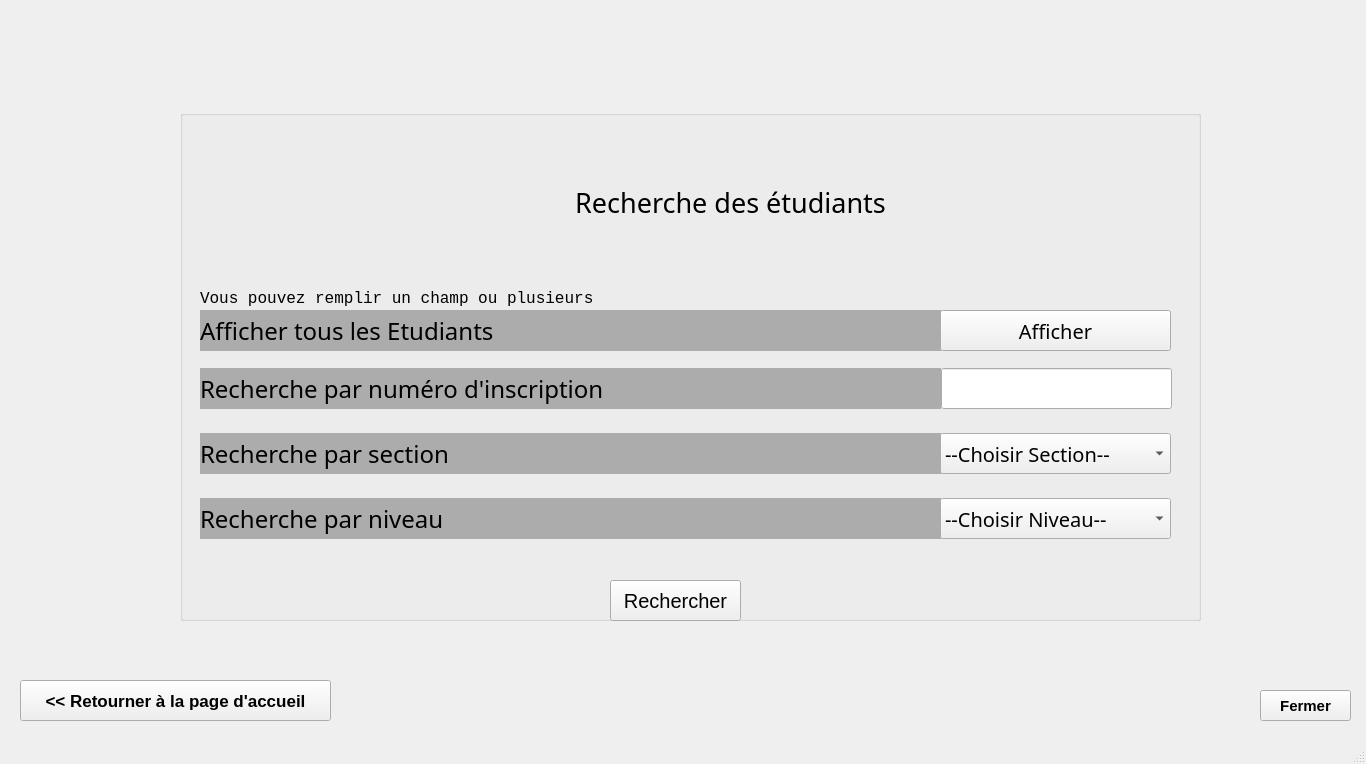
<?xml version="1.0" encoding="UTF-8"?>
<ui version="4.0">
 <class>MainWindow</class>
 <widget class="QMainWindow" name="MainWindow">
  <property name="geometry">
   <rect>
    <x>0</x>
    <y>0</y>
    <width>1366</width>
    <height>764</height>
   </rect>
  </property>
  <property name="windowTitle">
   <string>RechercherEtudiant</string>
  </property>
  <widget class="QWidget" name="centralwidget">
   <widget class="QPushButton" name="img2_2">
    <property name="geometry">
     <rect>
      <x>150</x>
      <y>640</y>
      <width>41</width>
      <height>41</height>
     </rect>
    </property>
    <property name="text">
     <string/>
    </property>
    <property name="icon">
     <iconset>
      <normaloff>:/icons/img/home.png</normaloff>:/icons/img/home.png</iconset>
    </property>
    <property name="iconSize">
     <size>
      <width>35</width>
      <height>45</height>
     </size>
    </property>
    <property name="flat">
     <bool>true</bool>
    </property>
   </widget>
   <widget class="QLabel" name="label">
    <property name="geometry">
     <rect>
      <x>0</x>
      <y>0</y>
      <width>1366</width>
      <height>768</height>
     </rect>
    </property>
    <property name="text">
     <string/>
    </property>
    <property name="pixmap">
     <pixmap>Ressources/img/Background.jpg</pixmap>
    </property>
    <property name="scaledContents">
     <bool>true</bool>
    </property>
   </widget>
   <widget class="QPushButton" name="ISIMM">
    <property name="geometry">
     <rect>
      <x>10</x>
      <y>0</y>
      <width>91</width>
      <height>81</height>
     </rect>
    </property>
    <property name="text">
     <string/>
    </property>
    <property name="icon">
     <iconset>
      <normaloff>Ressources/img/isimm.png</normaloff>Ressources/img/isimm.png</iconset>
    </property>
    <property name="iconSize">
     <size>
      <width>84</width>
      <height>72</height>
     </size>
    </property>
    <property name="flat">
     <bool>true</bool>
    </property>
   </widget>
   <widget class="QGroupBox" name="groupBox">
    <property name="geometry">
     <rect>
      <x>180</x>
      <y>110</y>
      <width>1021</width>
      <height>511</height>
     </rect>
    </property>
    <property name="title">
     <string/>
    </property>
    <property name="flat">
     <bool>true</bool>
    </property>
    <widget class="QLabel" name="LbRechSection">
     <property name="geometry">
      <rect>
       <x>20</x>
       <y>323</y>
       <width>741</width>
       <height>41</height>
      </rect>
     </property>
     <property name="font">
      <font>
       <family>Century Gothic</family>
       <pointsize>18</pointsize>
      </font>
     </property>
     <property name="styleSheet">
      <string notr="true">background-color: rgb(172, 172, 172);</string>
     </property>
     <property name="text">
      <string>Recherche par section</string>
     </property>
    </widget>
    <widget class="QLabel" name="LbRechNumInscrip">
     <property name="geometry">
      <rect>
       <x>20</x>
       <y>258</y>
       <width>741</width>
       <height>41</height>
      </rect>
     </property>
     <property name="font">
      <font>
       <family>Century Gothic</family>
       <pointsize>18</pointsize>
      </font>
     </property>
     <property name="styleSheet">
      <string notr="true">background-color: rgb(172, 172, 172);</string>
     </property>
     <property name="text">
      <string>Recherche par numéro d'inscription</string>
     </property>
    </widget>
    <widget class="QLabel" name="LbRechNiveau">
     <property name="geometry">
      <rect>
       <x>20</x>
       <y>388</y>
       <width>741</width>
       <height>41</height>
      </rect>
     </property>
     <property name="font">
      <font>
       <family>Century Gothic</family>
       <pointsize>18</pointsize>
      </font>
     </property>
     <property name="styleSheet">
      <string notr="true">background-color: rgb(172, 172, 172);</string>
     </property>
     <property name="text">
      <string>Recherche par niveau</string>
     </property>
    </widget>
    <widget class="QLineEdit" name="EdNumInscrip">
     <property name="geometry">
      <rect>
       <x>761</x>
       <y>258</y>
       <width>231</width>
       <height>41</height>
      </rect>
     </property>
     <property name="font">
      <font>
       <family>Century Gothic</family>
       <pointsize>15</pointsize>
      </font>
     </property>
     <property name="text">
      <string/>
     </property>
     <property name="clearButtonEnabled">
      <bool>true</bool>
     </property>
    </widget>
    <widget class="QLabel" name="Titre">
     <property name="geometry">
      <rect>
       <x>380</x>
       <y>72</y>
       <width>341</width>
       <height>41</height>
      </rect>
     </property>
     <property name="font">
      <font>
       <family>Century Gothic</family>
       <pointsize>20</pointsize>
       <bold>false</bold>
      </font>
     </property>
     <property name="text">
      <string>Recherche des étudiants</string>
     </property>
     <property name="alignment">
      <set>Qt::AlignCenter</set>
     </property>
    </widget>
    <widget class="QPushButton" name="Rechercher">
     <property name="geometry">
      <rect>
       <x>430</x>
       <y>470</y>
       <width>131</width>
       <height>41</height>
      </rect>
     </property>
     <property name="font">
      <font>
       <pointsize>15</pointsize>
      </font>
     </property>
     <property name="cursor">
      <cursorShape>PointingHandCursor</cursorShape>
     </property>
     <property name="text">
      <string>Rechercher</string>
     </property>
    </widget>
    <widget class="QComboBox" name="EdSection">
     <property name="geometry">
      <rect>
       <x>760</x>
       <y>323</y>
       <width>231</width>
       <height>41</height>
      </rect>
     </property>
     <property name="font">
      <font>
       <family>Century Gothic</family>
       <pointsize>15</pointsize>
      </font>
     </property>
     <property name="cursor">
      <cursorShape>PointingHandCursor</cursorShape>
     </property>
     <item>
      <property name="text">
       <string>--Choisir Section--</string>
      </property>
     </item>
     <item>
      <property name="text">
       <string>Cycle Préparatoire</string>
      </property>
     </item>
     <item>
      <property name="text">
       <string>ING Informatique</string>
      </property>
     </item>
     <item>
      <property name="text">
       <string>ING Eléctronique</string>
      </property>
     </item>
     <item>
      <property name="text">
       <string>Licence EEA</string>
      </property>
     </item>
     <item>
      <property name="text">
       <string>Licence Sc.Info</string>
      </property>
     </item>
     <item>
      <property name="text">
       <string>Licence TIC</string>
      </property>
     </item>
     <item>
      <property name="text">
       <string>Licence Math</string>
      </property>
     </item>
     <item>
      <property name="text">
       <string>Licence MIM</string>
      </property>
     </item>
     <item>
      <property name="text">
       <string>Licence S.Embarq.</string>
      </property>
     </item>
     <item>
      <property name="text">
       <string>Mastère Pro GL</string>
      </property>
     </item>
     <item>
      <property name="text">
       <string>Mastère Rech GL</string>
      </property>
     </item>
     <item>
      <property name="text">
       <string>Mastère Rech EL</string>
      </property>
     </item>
    </widget>
    <widget class="QComboBox" name="EdNiveau">
     <property name="geometry">
      <rect>
       <x>760</x>
       <y>388</y>
       <width>231</width>
       <height>41</height>
      </rect>
     </property>
     <property name="font">
      <font>
       <family>Century Gothic</family>
       <pointsize>15</pointsize>
      </font>
     </property>
     <property name="cursor">
      <cursorShape>PointingHandCursor</cursorShape>
     </property>
     <item>
      <property name="text">
       <string>--Choisir Niveau--</string>
      </property>
     </item>
     <item>
      <property name="text">
       <string>1</string>
      </property>
     </item>
     <item>
      <property name="text">
       <string>2</string>
      </property>
     </item>
     <item>
      <property name="text">
       <string>3</string>
      </property>
     </item>
    </widget>
    <widget class="QPushButton" name="Logo_2">
     <property name="geometry">
      <rect>
       <x>220</x>
       <y>0</y>
       <width>81</width>
       <height>91</height>
      </rect>
     </property>
     <property name="text">
      <string/>
     </property>
     <property name="icon">
      <iconset>
       <normaloff>:/icons/img/SUpprimer.png</normaloff>:/icons/img/SUpprimer.png</iconset>
     </property>
     <property name="iconSize">
      <size>
       <width>134</width>
       <height>148</height>
      </size>
     </property>
     <property name="flat">
      <bool>true</bool>
     </property>
    </widget>
    <widget class="QPushButton" name="Logo">
     <property name="geometry">
      <rect>
       <x>260</x>
       <y>42</y>
       <width>101</width>
       <height>101</height>
      </rect>
     </property>
     <property name="text">
      <string/>
     </property>
     <property name="icon">
      <iconset>
       <normaloff>Ressources/img/SuppEtud.png</normaloff>Ressources/img/SuppEtud.png</iconset>
     </property>
     <property name="iconSize">
      <size>
       <width>96</width>
       <height>110</height>
      </size>
     </property>
     <property name="flat">
      <bool>true</bool>
     </property>
    </widget>
    <widget class="QLabel" name="LbAffTout">
     <property name="geometry">
      <rect>
       <x>20</x>
       <y>200</y>
       <width>741</width>
       <height>41</height>
      </rect>
     </property>
     <property name="font">
      <font>
       <family>Century Gothic</family>
       <pointsize>18</pointsize>
      </font>
     </property>
     <property name="styleSheet">
      <string notr="true">background-color: rgb(172, 172, 172);</string>
     </property>
     <property name="text">
      <string>Afficher tous les Etudiants</string>
     </property>
    </widget>
    <widget class="QPushButton" name="Afficher">
     <property name="geometry">
      <rect>
       <x>760</x>
       <y>200</y>
       <width>231</width>
       <height>41</height>
      </rect>
     </property>
     <property name="font">
      <font>
       <family>Century Gothic</family>
       <pointsize>15</pointsize>
      </font>
     </property>
     <property name="cursor">
      <cursorShape>PointingHandCursor</cursorShape>
     </property>
     <property name="text">
      <string>Afficher</string>
     </property>
    </widget>
    <widget class="QLabel" name="ErrNumInscrip">
     <property name="geometry">
      <rect>
       <x>20</x>
       <y>301</y>
       <width>971</width>
       <height>20</height>
      </rect>
     </property>
     <property name="font">
      <font>
       <family>Courier New</family>
       <pointsize>12</pointsize>
       <bold>false</bold>
      </font>
     </property>
     <property name="styleSheet">
      <string notr="true">color:rgb(255,0,0);</string>
     </property>
     <property name="text">
      <string/>
     </property>
     <property name="alignment">
      <set>Qt::AlignRight|Qt::AlignTrailing|Qt::AlignVCenter</set>
     </property>
    </widget>
    <widget class="QLabel" name="ErrAnnee_2">
     <property name="geometry">
      <rect>
       <x>20</x>
       <y>178</y>
       <width>421</width>
       <height>20</height>
      </rect>
     </property>
     <property name="font">
      <font>
       <family>Courier New</family>
       <pointsize>12</pointsize>
       <bold>false</bold>
      </font>
     </property>
     <property name="styleSheet">
      <string notr="true"/>
     </property>
     <property name="text">
      <string>Vous pouvez remplir un champ ou plusieurs</string>
     </property>
     <property name="alignment">
      <set>Qt::AlignLeading|Qt::AlignLeft|Qt::AlignVCenter</set>
     </property>
    </widget>
   </widget>
   <widget class="QPushButton" name="Entete">
    <property name="geometry">
     <rect>
      <x>380</x>
      <y>0</y>
      <width>631</width>
      <height>91</height>
     </rect>
    </property>
    <property name="text">
     <string/>
    </property>
    <property name="icon">
     <iconset>
      <normaloff>Ressources/img/entete.png</normaloff>Ressources/img/entete.png</iconset>
    </property>
    <property name="iconSize">
     <size>
      <width>571</width>
      <height>509</height>
     </size>
    </property>
    <property name="flat">
     <bool>true</bool>
    </property>
   </widget>
   <widget class="QPushButton" name="Return">
    <property name="geometry">
     <rect>
      <x>20</x>
      <y>680</y>
      <width>311</width>
      <height>41</height>
     </rect>
    </property>
    <property name="font">
     <font>
      <family>MS Sans Serif</family>
      <pointsize>13</pointsize>
      <bold>true</bold>
     </font>
    </property>
    <property name="cursor">
     <cursorShape>PointingHandCursor</cursorShape>
    </property>
    <property name="text">
     <string>&lt;&lt; Retourner à la page d'accueil</string>
    </property>
   </widget>
   <widget class="QPushButton" name="img2_3">
    <property name="geometry">
     <rect>
      <x>150</x>
      <y>630</y>
      <width>41</width>
      <height>41</height>
     </rect>
    </property>
    <property name="text">
     <string/>
    </property>
    <property name="icon">
     <iconset>
      <normaloff>Ressources/img/home.png</normaloff>Ressources/img/home.png</iconset>
    </property>
    <property name="iconSize">
     <size>
      <width>35</width>
      <height>45</height>
     </size>
    </property>
    <property name="flat">
     <bool>true</bool>
    </property>
   </widget>
   <widget class="QPushButton" name="Fermer">
    <property name="geometry">
     <rect>
      <x>1260</x>
      <y>690</y>
      <width>91</width>
      <height>31</height>
     </rect>
    </property>
    <property name="font">
     <font>
      <pointsize>11</pointsize>
      <bold>true</bold>
     </font>
    </property>
    <property name="cursor">
     <cursorShape>PointingHandCursor</cursorShape>
    </property>
    <property name="text">
     <string>Fermer</string>
    </property>
    <property name="icon">
     <iconset>
      <normaloff>Ressources/img/Supprimer.png</normaloff>Ressources/img/Supprimer.png</iconset>
    </property>
    <property name="iconSize">
     <size>
      <width>29</width>
      <height>56</height>
     </size>
    </property>
   </widget>
  </widget>
  <widget class="QMenuBar" name="menubar">
   <property name="geometry">
    <rect>
     <x>0</x>
     <y>0</y>
     <width>1366</width>
     <height>22</height>
    </rect>
   </property>
  </widget>
  <widget class="QStatusBar" name="statusbar"/>
 </widget>
 <tabstops>
  <tabstop>Afficher</tabstop>
  <tabstop>EdNumInscrip</tabstop>
  <tabstop>EdSection</tabstop>
  <tabstop>EdNiveau</tabstop>
  <tabstop>Rechercher</tabstop>
  <tabstop>Return</tabstop>
  <tabstop>Fermer</tabstop>
  <tabstop>Logo</tabstop>
  <tabstop>img2_2</tabstop>
  <tabstop>Entete</tabstop>
  <tabstop>ISIMM</tabstop>
  <tabstop>img2_3</tabstop>
  <tabstop>Logo_2</tabstop>
 </tabstops>
 <resources>
  <include location="Ressources/img.qrc"/>
 </resources>
 <connections/>
</ui>
